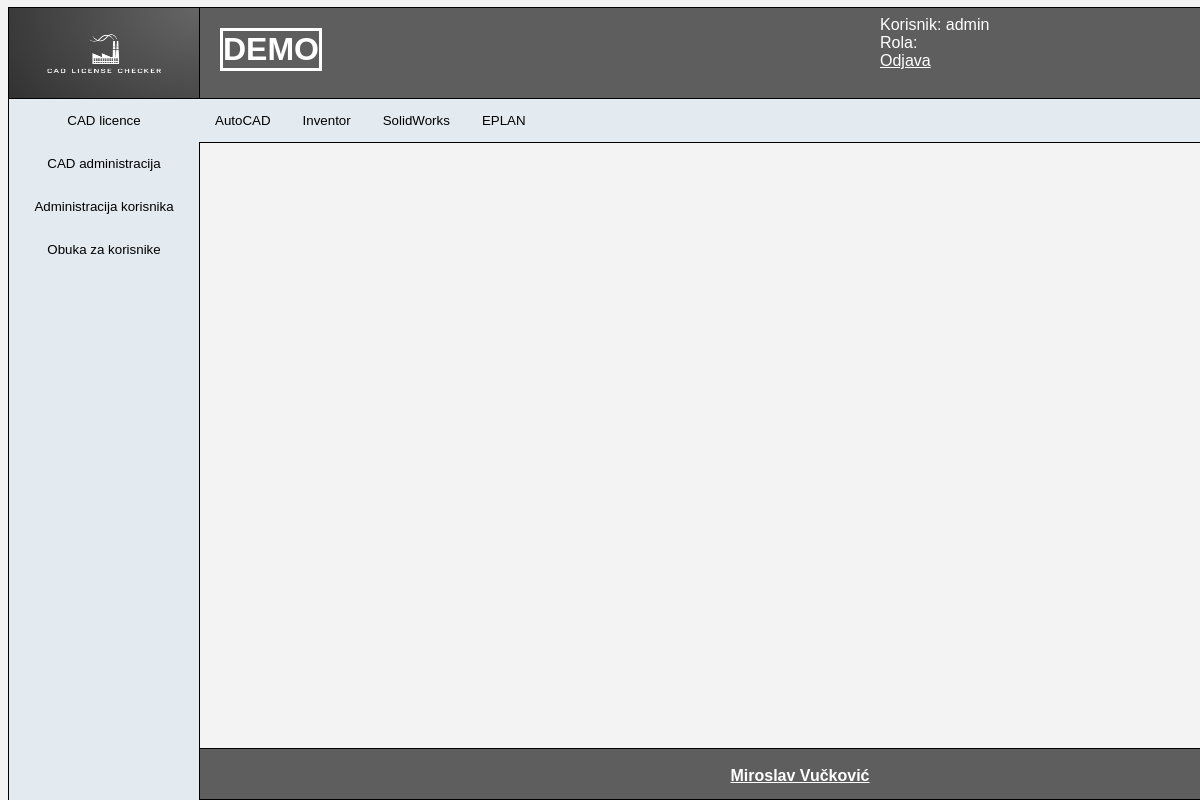
/index.php?page=cad-lics (signed in), run on the app's committed database.
### tables this page shows
CREATE TABLE cad_systems (
    id INT AUTO_INCREMENT PRIMARY KEY,
    cad_name VARCHAR(255) NOT NULL,
    display_name VARCHAR(255) NOT NULL,
    port INT NOT NULL,
    server VARCHAR(255) NOT NULL,
    product VARCHAR(255) NOT NULL,
    active BOOLEAN NOT NULL DEFAULT TRUE,
    created_at TIMESTAMP DEFAULT CURRENT_TIMESTAMP
);

### app/views/cad-lics.php (the view, shortened to what this page needs)
<?php
require("config/database_pdo.php");
$cadQuery = $pdo->query("SELECT id, cad_name, display_name, port, server, product, active FROM cad_systems");
$cads = $cadQuery->fetchAll(PDO::FETCH_ASSOC);
echo "<nav class='cad-nav-tab'>";
foreach ($cads as $cad) {
    if ($cad['active']) {
        $displayName = htmlspecialchars($cad['display_name']);
        echo '<form class="cad-nav-button-form" method="post" action="">';
        echo '<button type="submit" onclick="redirectToPage()" class="tablinks">' . $displayName . '</button>';
        echo '</form>';
    }
}
echo "</nav>";

### public/css/main.css (style rules this page uses)
html { font-family: "Helvetica", "Lucida Console", "Courier New", monospace; }
body { background-color: #F3F3F3; color: #326283; font-size: medium; text-align: center; height: 97vh; }
.cad-nav-tab { border-top: 1px solid black; border-bottom: 1px solid black; background-color: #E4EBF0; position: fixed; left: 199px; width: 100%; }
.cad-nav-tab button { background-color: inherit; float: left; border: none; outline: none; cursor: pointer; padding: 14px 16px; transition: 0.3s; }
footer { border: 1px solid black; bottom: 0; font-weight: bold; background-color: #5E5E5E; position: fixed; left: 199px; bottom: 0; width: 100vw; height: 50px; text-align: center; vertical-align: middle; margin-top: 5px; color: white; }
a { color: white; }

### data on the page
cad_systems: display_name "AutoCAD"
cad_systems: display_name "Inventor"
cad_systems: display_name "SolidWorks"
cad_systems: display_name "EPLAN"

### other printed values
$username "admin"
